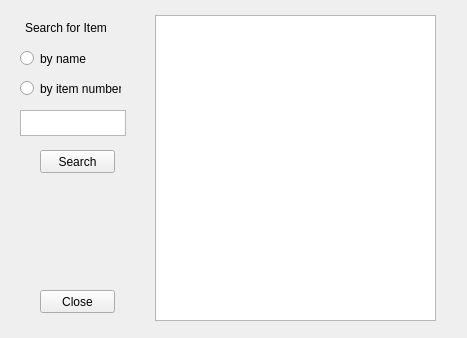
<?xml version="1.0" encoding="UTF-8"?>
<ui version="4.0">
 <class>SearchItem</class>
 <widget class="QWidget" name="SearchItem">
  <property name="geometry">
   <rect>
    <x>0</x>
    <y>0</y>
    <width>467</width>
    <height>338</height>
   </rect>
  </property>
  <property name="windowTitle">
   <string>Search for Item</string>
  </property>
  <widget class="QLabel" name="label">
   <property name="geometry">
    <rect>
     <x>25</x>
     <y>20</y>
     <width>81</width>
     <height>16</height>
    </rect>
   </property>
   <property name="text">
    <string>Search for Item</string>
   </property>
  </widget>
  <widget class="QPushButton" name="pushButton">
   <property name="geometry">
    <rect>
     <x>40</x>
     <y>150</y>
     <width>75</width>
     <height>23</height>
    </rect>
   </property>
   <property name="text">
    <string>Search</string>
   </property>
  </widget>
  <widget class="QRadioButton" name="ByName">
   <property name="geometry">
    <rect>
     <x>20</x>
     <y>50</y>
     <width>82</width>
     <height>17</height>
    </rect>
   </property>
   <property name="text">
    <string>by name</string>
   </property>
  </widget>
  <widget class="QRadioButton" name="ByNum">
   <property name="geometry">
    <rect>
     <x>20</x>
     <y>80</y>
     <width>101</width>
     <height>17</height>
    </rect>
   </property>
   <property name="text">
    <string>by item number</string>
   </property>
  </widget>
  <widget class="QTextBrowser" name="textBrowser">
   <property name="geometry">
    <rect>
     <x>155</x>
     <y>15</y>
     <width>281</width>
     <height>306</height>
    </rect>
   </property>
   <property name="font">
    <font>
     <family>Courier</family>
    </font>
   </property>
  </widget>
  <widget class="QTextEdit" name="textEdit">
   <property name="geometry">
    <rect>
     <x>20</x>
     <y>110</y>
     <width>106</width>
     <height>26</height>
    </rect>
   </property>
  </widget>
  <widget class="QPushButton" name="pushButton_2">
   <property name="geometry">
    <rect>
     <x>40</x>
     <y>290</y>
     <width>75</width>
     <height>23</height>
    </rect>
   </property>
   <property name="text">
    <string>Close</string>
   </property>
  </widget>
 </widget>
 <resources/>
 <connections>
  <connection>
   <sender>pushButton_2</sender>
   <signal>clicked()</signal>
   <receiver>SearchItem</receiver>
   <slot>hide()</slot>
   <hints>
    <hint type="sourcelabel">
     <x>104</x>
     <y>307</y>
    </hint>
    <hint type="destinationlabel">
     <x>123</x>
     <y>270</y>
    </hint>
   </hints>
  </connection>
 </connections>
</ui>
